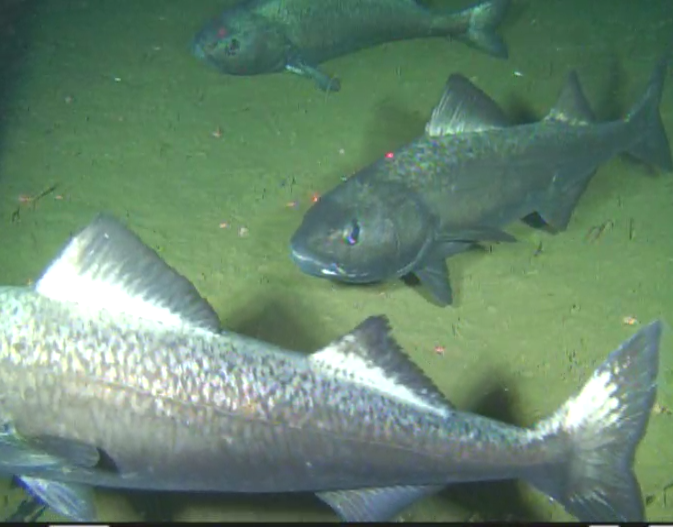
#> input picture data/fish_ss.png, 673 x 527 px, found by its file name
$ python fish_colour.py
#> lines starting #> are read from the running program, lines starting #| are printed output that depends on the picture; after the words box and inside, x2 and y2 are one past the last pixel; in counts of white or black regions, pixels touching at a corner belong together
"""
Experimenting with fish colours.
"""

import cv2
import numpy as np

def hsv_test(img):
    hsv = cv2.cvtColor(img, cv2.COLOR_BGR2HSV)

    hue_min = 75
    hue_max = 100
    sat_min = 0.
    sat_max = 100
    val_min = 100.
    val_max = 255.
    mask = cv2.inRange(hsv, np.array((hue_min, sat_min, val_min)),
                            np.array((hue_max, sat_max, val_max)))

    cv2.imshow("Raw colour segmentation", mask)

    kernel = cv2.getStructuringElement(cv2.MORPH_ELLIPSE, (3, 3))
    mask = cv2.morphologyEx(mask, cv2.MORPH_CLOSE, kernel, iterations=17)
    mask = cv2.morphologyEx(mask, cv2.MORPH_OPEN, kernel, iterations=3)

    cv2.imshow("Postprocessed", mask)

    cv2.waitKey()


if __name__ == "__main__":
    img = cv2.imread("data/fish_ss.png")
#> img is the input picture: shape (527, 673, 3); mean B, G, R 111.1, 133, 104
    hsv_test(img)
#> in hsv_test, `hsv = cv2.cvtColor(img, cv2.COLOR_BGR2HSV)`: hsv: shape (527, 673, 3); mean H, S, V 69.5, 69.8, 134.1
#> in hsv_test, `mask = cv2.inRange(hsv, np.array((hue_min, sat_min, val_min)), np.arra..`:
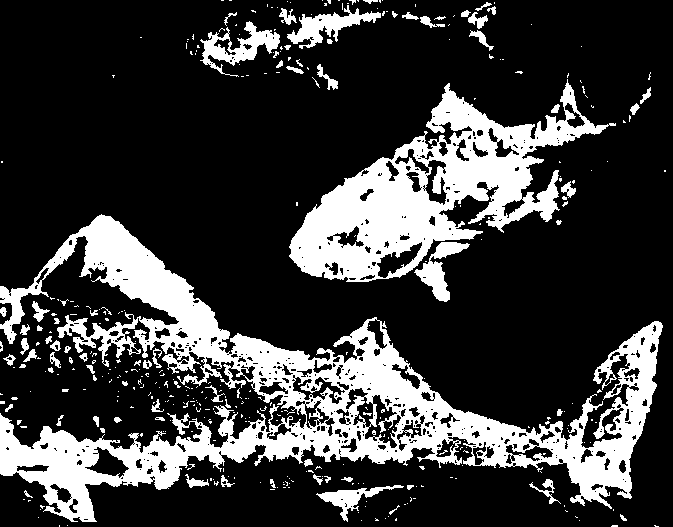
#> mask: shape (527, 673); 23.3% white; 373 white regions (296 under 20 px), largest, box (x1, y1, x2, y2) and area: (0, 214, 663, 522) 49206, (289, 79, 616, 282) 23296, (200, 21, 280, 77) 1584
#> in hsv_test, `mask = cv2.morphologyEx(mask, cv2.MORPH_CLOSE, kernel, iterations=17)`: mask: shape (527, 673); 41.5% white; 12 white regions (9 under 20 px), largest, box (x1, y1, x2, y2) and area: (0, 214, 673, 527) 100381, (289, 73, 651, 302) 34002, (186, 0, 523, 90) 12886
#> in hsv_test, `mask = cv2.morphologyEx(mask, cv2.MORPH_OPEN, kernel, iterations=3)`: mask: shape (527, 673); 41.5% white; 4 white regions, box (x1, y1, x2, y2) and area: (0, 214, 673, 527) 100353, (289, 76, 611, 302) 33600, (186, 0, 498, 90) 12810, (620, 90, 651, 123) 267
#
    shadow_img = cv2.imread("data/fish_and_shadow.jpg")
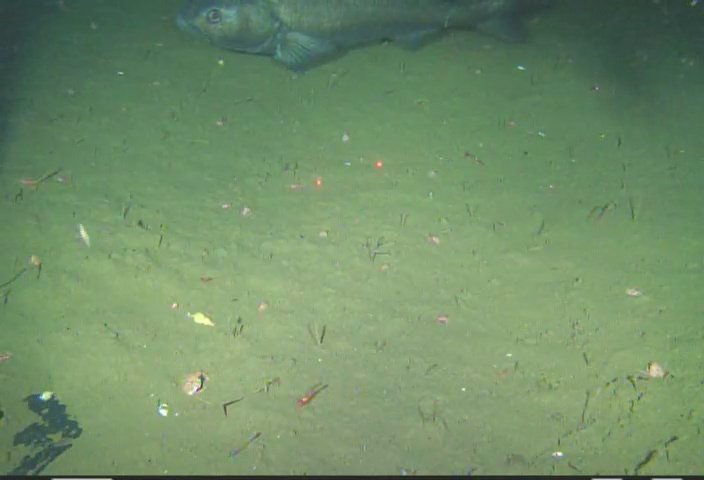
#> input picture data/fish_and_shadow.jpg, 704 x 480 px, found by its file name
#> shadow_img is the input picture: shape (480, 704, 3); mean B, G, R 103.9, 141.7, 112.6
    hsv_test(shadow_img)
#> in hsv_test (call 2), `hsv = cv2.cvtColor(img, cv2.COLOR_BGR2HSV)`: hsv: shape (480, 704, 3); mean H, S, V 55.2, 73.7, 141.7
#> in hsv_test (call 2), `mask = cv2.inRange(hsv, np.array((hue_min, sat_min, val_min)), np.arra..`: mask: shape (480, 704); 2.1% white; 97 white regions (80 under 20 px), largest, box (x1, y1, x2, y2) and area: (174, 0, 343, 74) 4583, (296, 0, 409, 21) 1442, (304, 12, 320, 23) 98
#> in hsv_test (call 2), `mask = cv2.morphologyEx(mask, cv2.MORPH_CLOSE, kernel, iterations=17)`: mask: shape (480, 704); 4.7% white; 28 white regions (14 under 20 px), largest, box (x1, y1, x2, y2) and area: (171, 0, 435, 74) 12231, (21, 394, 78, 480) 2049, (0, 107, 33, 152) 513
#> in hsv_test (call 2), `mask = cv2.morphologyEx(mask, cv2.MORPH_OPEN, kernel, iterations=3)`:
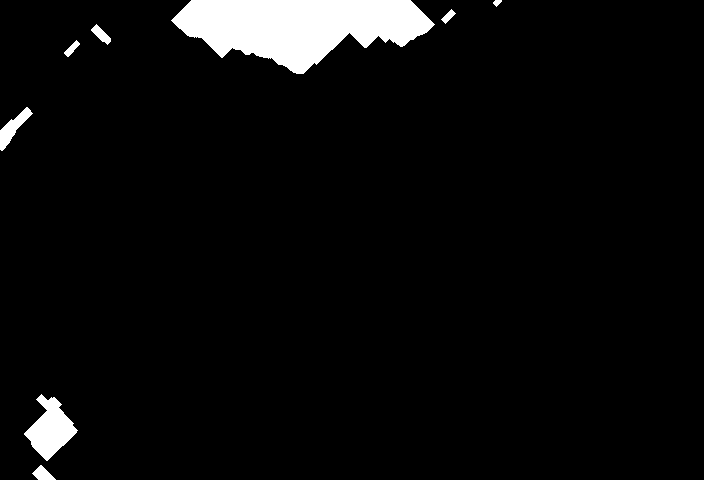
#> mask: shape (480, 704); 4.5% white; 8 white regions, largest, box (x1, y1, x2, y2) and area: (171, 0, 435, 74) 12226, (24, 394, 78, 461) 1820, (0, 107, 33, 151) 510

    well_lit_img = cv2.imread("data/fish_well_lit.jpg")
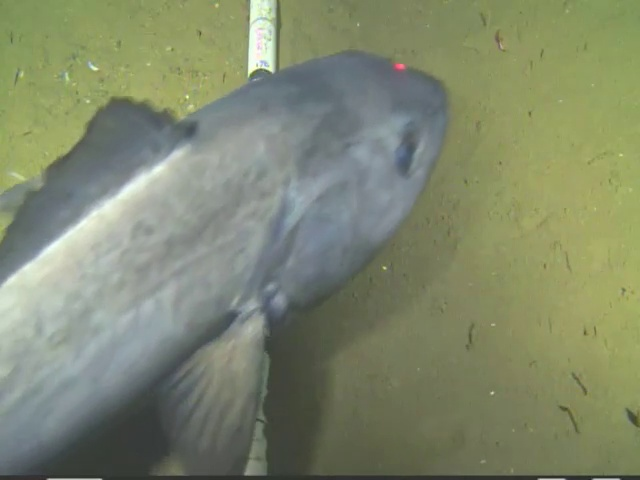
#> input picture data/fish_well_lit.jpg, 640 x 480 px, found by its file name
#> well_lit_img is the input picture: shape (480, 640, 3); mean B, G, R 109.4, 136.3, 128.5
    hsv_test(well_lit_img)
#> in hsv_test (call 3), `hsv = cv2.cvtColor(img, cv2.COLOR_BGR2HSV)`: hsv: shape (480, 640, 3); mean H, S, V 53.7, 57.3, 137.4
#> in hsv_test (call 3), `mask = cv2.inRange(hsv, np.array((hue_min, sat_min, val_min)), np.arra..`:
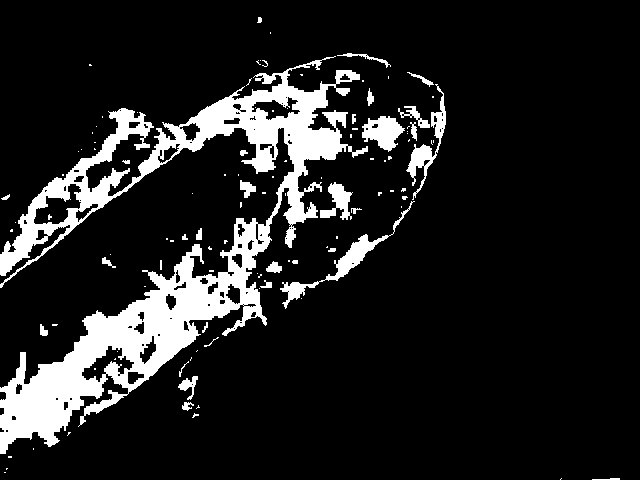
#> mask: shape (480, 640); 12.8% white; 110 white regions (78 under 20 px), largest, box (x1, y1, x2, y2) and area: (0, 56, 368, 454) 33418, (280, 201, 415, 309) 1335, (406, 84, 446, 200) 1006
#> in hsv_test (call 3), `mask = cv2.morphologyEx(mask, cv2.MORPH_CLOSE, kernel, iterations=17)`:
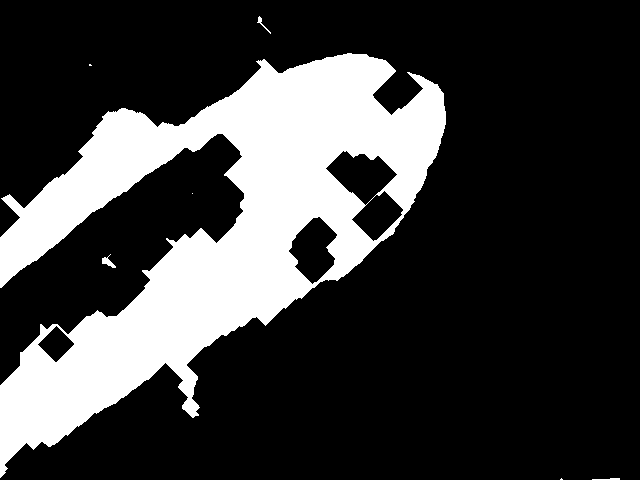
#> mask: shape (480, 640); 23.7% white; 7 white regions (3 under 20 px), largest, box (x1, y1, x2, y2) and area: (0, 53, 446, 478) 72760, (102, 254, 116, 268) 80, (257, 16, 271, 34) 45, (592, 478, 620, 480) 38
#> in hsv_test (call 3), `mask = cv2.morphologyEx(mask, cv2.MORPH_OPEN, kernel, iterations=3)`:
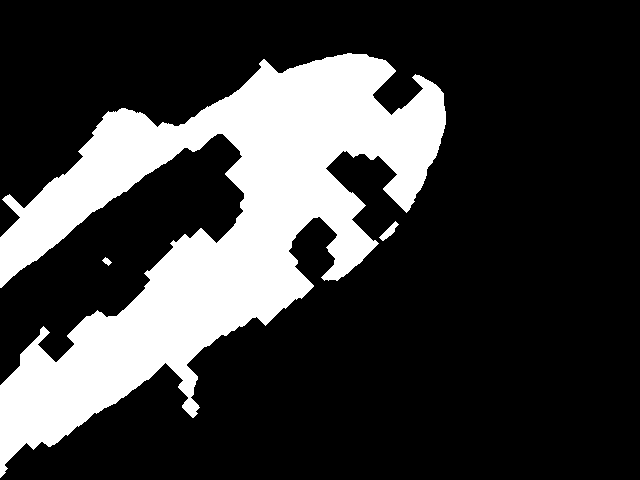
#> mask: shape (480, 640); 23.6% white; 3 white regions, box (x1, y1, x2, y2) and area: (0, 53, 446, 478) 72304, (379, 221, 399, 241) 142, (102, 257, 112, 266) 45
